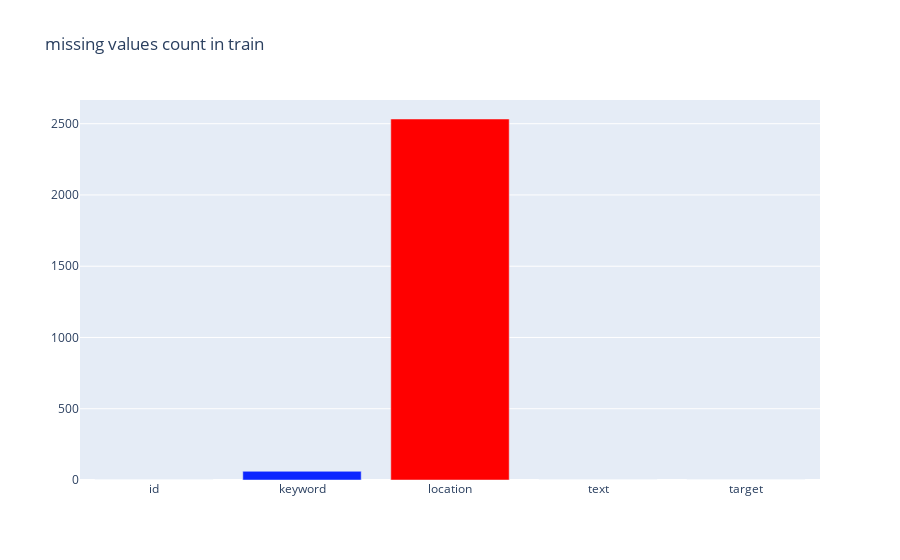
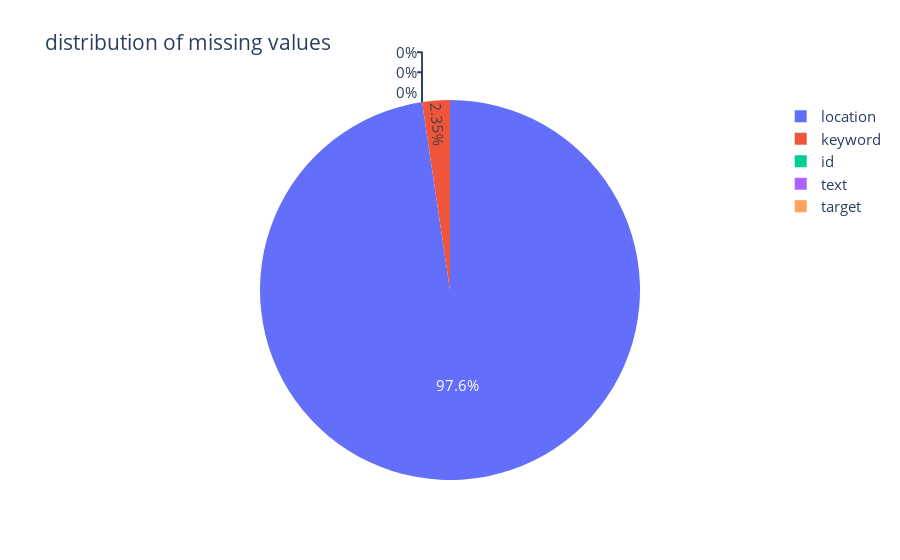

Notebook source saved alongside these figures, in order:
### Code cell
# bar plot

missing_vals = train.isnull().sum()
missing_vals.index

trace1 = go.Bar(
                x = missing_vals.index,
                y = missing_vals.values,
                marker = dict(color = missing_vals.values,
                              colorscale='picnic')
            )

layout1 = go.Layout(title = 'missing values count in train')
fig = go.Figure([trace1], layout1)
py.iplot(fig, filename='TrainMissingCount')

# pie chart


trace2 = go.Pie(labels = missing_vals.index,
               values = missing_vals/len(train)*100
               )

layout2 = go.Layout(
                title = 'distribution of missing values',
                font = dict(size=15)
                )
fig = go.Figure([trace2], layout2)
py.iplot(fig, 'TrainMissingDist')

del trace1, trace2

### Figure 1 — Plotly figure (JSON) as saved in the notebook; plotly's stock layout.template omitted (floating-point values rounded to 4 significant figures)
{"data": [{"marker": {"color": [0, 61, 2533, 0, 0], "colorscale": [[0, "rgb(0,0,255)"], [0.1, "rgb(51,153,255)"], [0.2, "rgb(102,204,255)"], [0.3, "rgb(153,204,255)"], [0.4, "rgb(204,204,255)"], [0.5, "rgb(255,255,255)"], [0.6, "rgb(255,204,255)"], [0.7, "rgb(255,153,255)"], [0.8, "rgb(255,102,204)"], [0.9, "rgb(255,102,102)"], [1, "rgb(255,0,0)"]]}, "type": "bar", "x": ["id", "keyword", "location", "text", "target"], "y": [0, 61, 2533, 0, 0]}], "layout": {"title": {"text": "missing values count in train"}}}

### Figure 2 — Plotly figure (JSON) as saved in the notebook; plotly's stock layout.template omitted (floating-point values rounded to 4 significant figures)
{"data": [{"labels": ["id", "keyword", "location", "text", "target"], "type": "pie", "values": [0, 0.8013, 33.27, 0, 0]}], "layout": {"font": {"size": 15}, "title": {"text": "distribution of missing values"}}}
